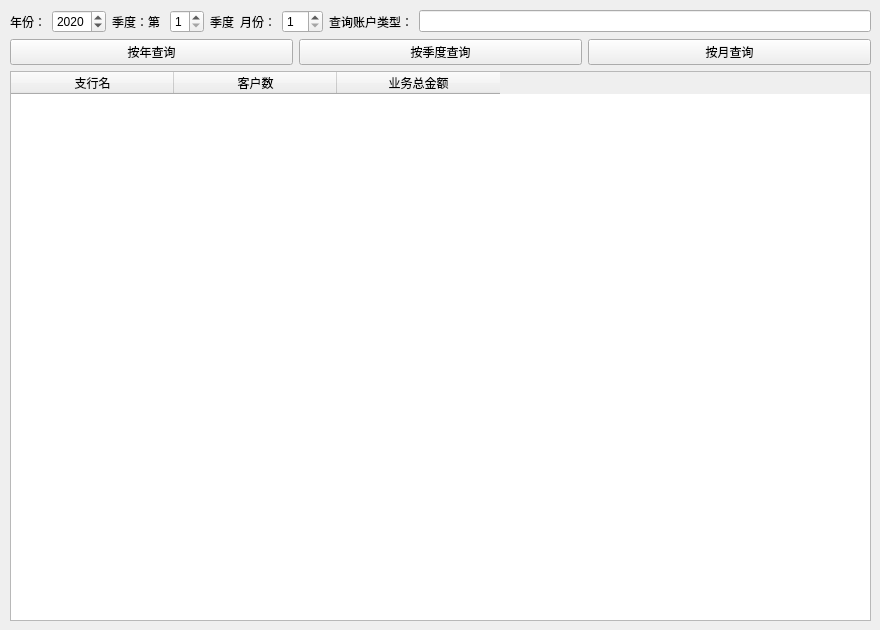
    <widget class="QWidget" name="Business_Statistics">
     <attribute name="title">
      <string>业务统计</string>
     </attribute>
     <widget class="QWidget" name="">
      <property name="geometry">
       <rect>
        <x>10</x>
        <y>10</y>
        <width>861</width>
        <height>611</height>
       </rect>
      </property>
      <layout class="QVBoxLayout" name="verticalLayout_38">
       <item>
        <layout class="QVBoxLayout" name="verticalLayout_32">
         <item>
          <layout class="QHBoxLayout" name="horizontalLayout_94">
           <item>
            <layout class="QHBoxLayout" name="horizontalLayout_91">
             <item>
              <widget class="QLabel" name="label_33">
               <property name="text">
                <string>年份：</string>
               </property>
              </widget>
             </item>
             <item>
              <widget class="QSpinBox" name="Year">
               <property name="minimum">
                <number>0</number>
               </property>
               <property name="maximum">
                <number>9999</number>
               </property>
               <property name="value">
                <number>2020</number>
               </property>
              </widget>
             </item>
            </layout>
           </item>
           <item>
            <layout class="QHBoxLayout" name="horizontalLayout_92">
             <item>
              <layout class="QHBoxLayout" name="horizontalLayout_90">
               <item>
                <widget class="QLabel" name="label_63">
                 <property name="text">
                  <string>季度：第 </string>
                 </property>
                </widget>
               </item>
               <item>
                <widget class="QSpinBox" name="Season">
                 <property name="minimum">
                  <number>1</number>
                 </property>
                 <property name="maximum">
                  <number>4</number>
                 </property>
                </widget>
               </item>
               <item>
                <widget class="QLabel" name="label_65">
                 <property name="text">
                  <string>季度</string>
                 </property>
                </widget>
               </item>
              </layout>
             </item>
             <item>
              <widget class="QLabel" name="label_64">
               <property name="text">
                <string>月份：</string>
               </property>
              </widget>
             </item>
             <item>
              <widget class="QSpinBox" name="Month">
               <property name="minimum">
                <number>1</number>
               </property>
               <property name="maximum">
                <number>12</number>
               </property>
              </widget>
             </item>
            </layout>
           </item>
           <item>
            <layout class="QHBoxLayout" name="horizontalLayout_93">
             <item>
              <widget class="QLabel" name="label_66">
               <property name="text">
                <string>查询账户类型：</string>
               </property>
              </widget>
             </item>
             <item>
              <widget class="QLineEdit" name="Query_AccountType"/>
             </item>
            </layout>
           </item>
          </layout>
         </item>
         <item>
          <layout class="QHBoxLayout" name="horizontalLayout_95">
           <item>
            <widget class="QPushButton" name="Query_Year">
             <property name="text">
              <string>按年查询</string>
             </property>
            </widget>
           </item>
           <item>
            <widget class="QPushButton" name="Query_Season">
             <property name="text">
              <string>按季度查询</string>
             </property>
            </widget>
           </item>
           <item>
            <widget class="QPushButton" name="Query_Month">
             <property name="text">
              <string>按月查询</string>
             </property>
            </widget>
           </item>
          </layout>
         </item>
        </layout>
       </item>
       <item>
        <widget class="QTableWidget" name="Business_tableWidget">
         <attribute name="horizontalHeaderDefaultSectionSize">
          <number>163</number>
         </attribute>
         <column>
          <property name="text">
           <string>支行名</string>
          </property>
         </column>
         <column>
          <property name="text">
           <string>客户数</string>
          </property>
         </column>
         <column>
          <property name="text">
           <string>业务总金额</string>
          </property>
         </column>
        </widget>
       </item>
      </layout>
     </widget>
    </widget>
